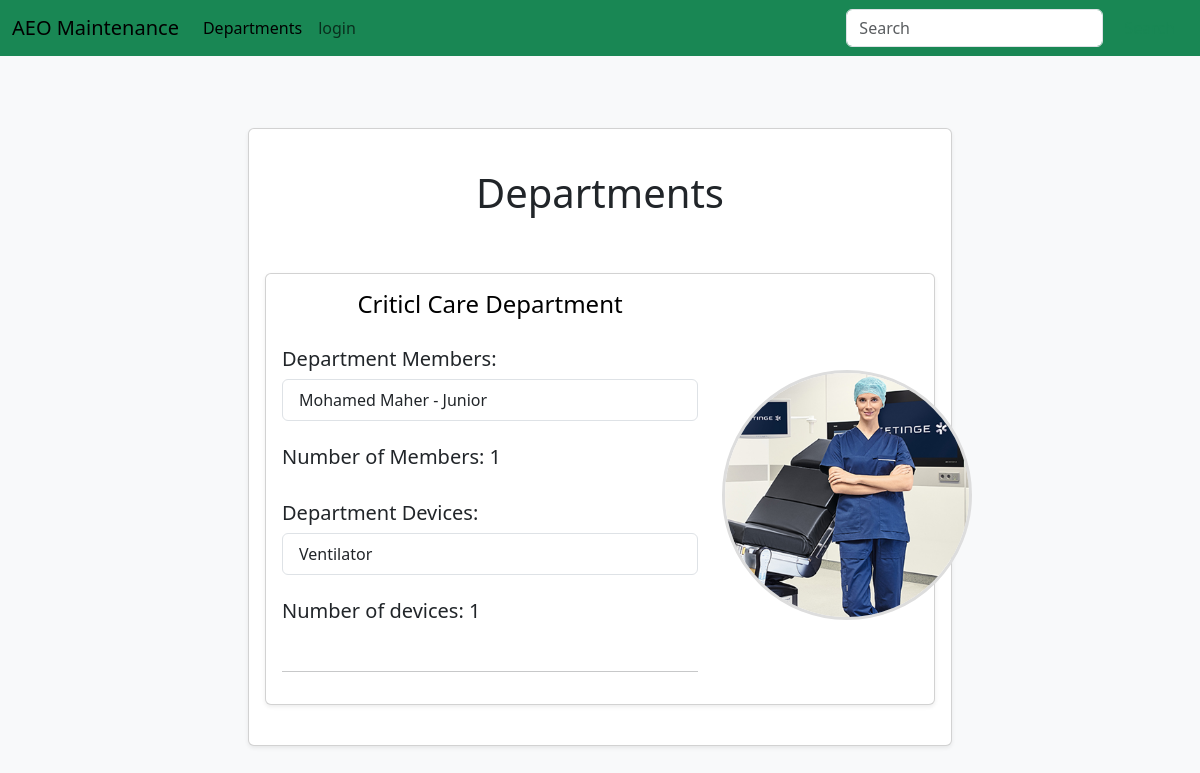
/departments/, run on an earlier commit of the app's database.
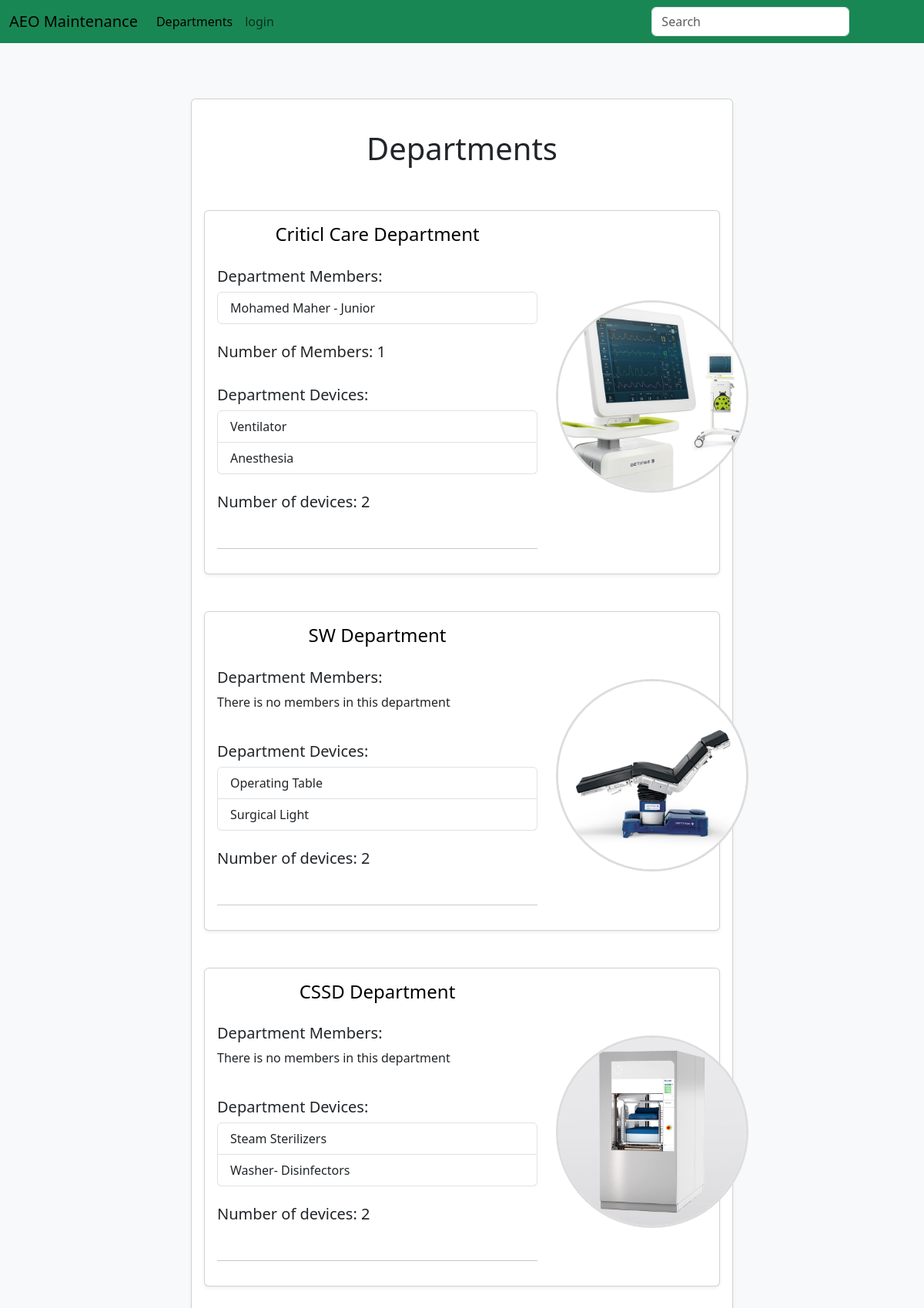
And on a later commit of the database.
### maintenance_system/models.py (models this page shows, shortened)
class Department(db.Model):
	id = db.Column(db.Integer, primary_key=True)
	name = db.Column(db.String(80), unique=True)
	members = db.relationship('User', backref='department', lazy=True)
	devices = db.relationship('Device', backref='department', lazy=True)

class User(db.Model, UserMixin):
	id = db.Column(db.Integer, primary_key=True)
	username = db.Column(db.String(80), unique=True)
	email = db.Column(db.String(120), unique=True)
	password = db.Column(db.String(120))
	rank = db.Column(db.String(120), default="Junior")
	profile_pic = db.Column(db.String(120), default="default.jpg")
	department_id = db.Column(db.Integer, db.ForeignKey('department.id'))
	machines = db.relationship('Machine', backref='user', lazy=True)
	hospitals = db.relationship('Hospital', secondary='user_hospital', backref='users', lazy='dynamic')

class Device(db.Model):
	id = db.Column(db.Integer, primary_key=True)
	name = db.Column(db.String(80), unique=True)
	department_id = db.Column(db.Integer, db.ForeignKey('department.id'))
	models = db.relationship('Model', backref='device', lazy=True)

class Model(db.Model):
	id = db.Column(db.Integer, primary_key=True)
	name = db.Column(db.String(80), unique=True)
	manufacturer = db.Column(db.String(80))
	picture = db.Column(db.String(20), default='device_model.jpg')
	device_id = db.Column(db.Integer, db.ForeignKey('device.id'))
	machines = db.relationship('Machine', backref='model', lazy=True)

### maintenance_system/Departments/routes.py (the view)
@departmentsbp.route('/departments/', methods=['GET', 'POST'])
def departments():
    form = DepartmentForm()
    departments = Department.query.all()
    users = User.query.all()
    department_pics = []
    for department in departments:
        for device in department.devices:
            for model in device.models:
                department_pics.append(model.picture)
    department_picture = choice(department_pics) if department_pics else 'device_model.jpg'
    return render_template('departments.html', departments=departments, form=form, department_picture=department_picture, users=users)

### maintenance_system/Departments/forms.py (shortened to what this page needs)
class DepartmentForm(FlaskForm):
    name = StringField('Department Name', validators=[DataRequired(), Length(min=2, max=20)])
    submit = SubmitField('Add')

### maintenance_system/Templates/departments.html (shortened to what this page needs)
{% extends "layout.html"%}
{% block content %}
<div class="row justify-content-center">
	<div class="col-lg-8 mt-4 mb-4">
		<div class="card p-3 shadow-sm">
			<div class="row">
				<div class="col-md-8 col-lg-12 mt-4 mb-4">
					<h1 class="text-center">Departments</h1>
				</div>
				{% for department in departments %}
				<div class="col-md-8 col-lg-12 mt-4 mb-4">
					<div class="card p-3 shadow-sm">
						<div class="row align-items-center">
							<div class="col-lg-8 col-12">
								<a href="{{ url_for('devicesbp.devices', department_id = department.id)}}"
									class="anchor-custom">
									<h4 class="mb-1 text-center">{{department.name}} Department</h4>
								</a>
								<br>
								<h5>Department Members: </h5>
								{% if department.members%}
								<div class="list-group">
									{% for member in department.members%}
									<a href="{{ url_for('usersbp.user', id = member.id)}}"
										class="list-group-item list-group-item-action">{{ member.username }} - {{
										member.rank }}</a>
									{% endfor%}
								</div>
								<br>
								<h5>Number of Members: {{ department.members|length }}</h5>
								{% else %}
								<p> There is no members in this department</p>
								{% endif %}
								<br>
								<h5>Department Devices: </h5>
								{% if department.devices%}
								<div class="list-group">
									{% for device in department.devices%}
									<a href=" {{url_for( 'modelsbp.models', device_id=device.id) }}"
										class="list-group-item list-group-item-action">{{
										device.name }}</a>
									{% endfor%}
								</div>
								<br>
								<h5>Number of devices: {{ department.devices|length }}</h5>
								{% else %}
								<p>There is no devices</p>
								{% endif%}
								<br>
								<hr>
							</div>
							<div class="col-lg-4 text-center mt-1">
								{% set department_device = department.devices | random if department.devices else [] %}
								{% set department_picture = (department_device.models | random).picture if
								department_device.models else 'device_model.jpg' %}
								<img src="{{ url_for('static', filename='images/' + department_picture) }}"
									alt="Department Photo" class="rounded-photo mt-2">
							</div>
						</div>
					</div>
				</div>
				{% endfor %}
			</div>
		</div>
	</div>
	{% endblock%}

What changed in the data, as far as the page shows it:
changed through a linked row, Department "Criticl Care": devices|length "1" → "2"; picture: a different picture
added Device: name "Anesthesia", shown under Department "Criticl Care"
added Department: name "SW", shows "There is no members in this department", devices|length "2", picture (picture)
added Device: name "Operating Table", shown under "SW"
added Device: name "Surgical Light", shown under "SW"
added Department: name "CSSD", shows "There is no members in this department", devices|length "2", picture (picture)
added Device: name "Steam Sterilizers", shown under "CSSD"
added Device: name "Washer- Disinfectors", shown under "CSSD"
